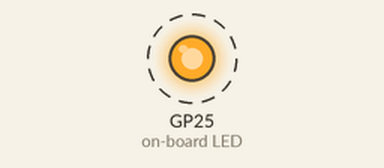
This program was run on a simulated Raspberry Pi Pico running MicroPython. Parts: output pins drawn as LEDs (lit = HIGH). Dashed ring = blinking. What the program prints to the serial console is not drawn.

Above: at 0.5 s.
Timing chart, 0 to 4.6 s (numbered marks = the images above):
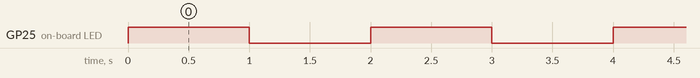

Measured:
- by itself, GP25 (on-board LED): alternates HIGH for 1.0 s and LOW for 1.0 s

The program:

blink_1_led_board.py
```python
#Script para Micropython
#Bucle infinito V1
#Valido para:
# * Raspberry Pi Pico

#Por José Luis Laica Cornejo
#Gye - Ecu
#2021

from machine import Pin
import utime

led_board = led = Pin(25, Pin.OUT)

while True:
  led_board.value(1)
  print('1')
  utime.sleep(1)
  led_board.value(0)
  print('0')
  utime.sleep(1)
```
